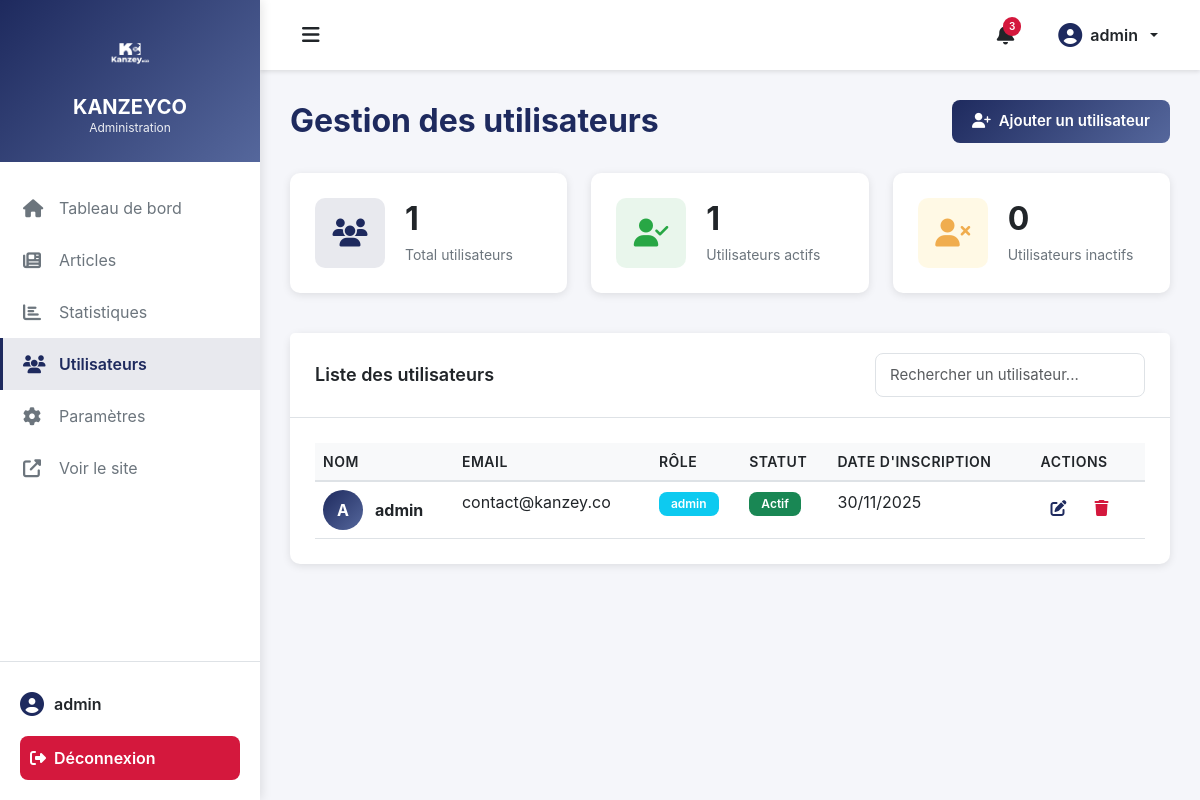
The page /admin/users.php (signed in) on the database its author committed.
### tables this page shows
CREATE TABLE `users` (
  `user_id` int(11) NOT NULL,
  `username` varchar(50) NOT NULL,
  `email` varchar(100) NOT NULL,
  `password` varchar(255) NOT NULL,
  `role` enum('admin','editor','author') NOT NULL DEFAULT 'admin',
  `status` enum('active','inactive') NOT NULL DEFAULT 'active',
  `last_login` datetime DEFAULT NULL,
  `reset_token` varchar(255) DEFAULT NULL,
  `reset_expire` datetime DEFAULT NULL,
  `date_created` datetime NOT NULL DEFAULT current_timestamp(),
  `date_updated` datetime DEFAULT NULL ON UPDATE current_timestamp()
);

### admin/users.php (the view, shortened to what this page needs)
<?php
require_once 'includes/admin-header.php';
$pdo = getDBConnection();
$users = [];
if ($pdo) {
    $qry = $pdo->query("SELECT user_id, username, email, role, status, date_created FROM users ORDER BY date_created DESC");
    $users = $qry->fetchAll();
}
?>
<div class="page-header">
    <h1 class="page-title">Gestion des utilisateurs</h1>
    <div class="page-actions">
        <button class="btn btn-primary" data-bs-toggle="modal" data-bs-target="#addUserModal">
            <i class="fas fa-user-plus me-2"></i>Ajouter un utilisateur
        </button>
    </div>
</div>
<div class="row mb-4">
    <div class="col-md-4 mb-3">
        <div class="stat-card">
            <div class="stat-icon stat-icon-primary">
                <i class="fas fa-users"></i>
            </div>
            <div class="stat-content">
                <h3 class="stat-value"><?php echo count($users); ?></h3>
                <p class="stat-label">Total utilisateurs</p>
            </div>
        </div>
    </div>
    <div class="col-md-4 mb-3">
        <div class="stat-card">
            <div class="stat-icon stat-icon-success">
                <i class="fas fa-user-check"></i>
            </div>
            <div class="stat-content">
                <h3 class="stat-value"><?php echo count(array_filter($users, fn($u) => $u['status'] === 'active')); ?></h3>
                <p class="stat-label">Utilisateurs actifs</p>
            </div>
        </div>
    </div>
    <div class="col-md-4 mb-3">
        <div class="stat-card">
            <div class="stat-icon stat-icon-warning">
                <i class="fas fa-user-times"></i>
            </div>
            <div class="stat-content">
                <h3 class="stat-value"><?php echo count(array_filter($users, fn($u) => $u['status'] === 'inactive')); ?></h3>
                <p class="stat-label">Utilisateurs inactifs</p>
            </div>
        </div>
    </div>
</div>
<div class="card">
    <div class="card-header">
        <h5 class="card-title">Liste des utilisateurs</h5>
        <div class="card-search">
            <input type="text" class="form-control" id="searchUsers" placeholder="Rechercher un utilisateur...">
        </div>
    </div>
    <div class="card-body">
        <div class="table-responsive">
            <table class="table table-hover" id="usersTable">
                <thead>
                    <tr>
                        <th>Nom</th>
                        <th>Email</th>
                        <th>Rôle</th>
                        <th>Statut</th>
                        <th>Date d'inscription</th>
                        <th>Actions</th>
                    </tr>
                </thead>
                <tbody>
                    <?php foreach ($users as $user): ?>
                    <tr>
                        <td>
                            <div class="user-cell">
                                <div class="user-avatar">
                                    <?php echo strtoupper(substr($user['username'], 0, 1)); ?>
                                </div>
                                <strong><?php echo htmlspecialchars($user['username']); ?></strong>
                            </div>
                        </td>
                        <td><?php echo htmlspecialchars($user['email']); ?></td>
                        <td>
                            <span class="badge bg-info"><?php echo htmlspecialchars($user['role']); ?></span>
                        </td>
                        <td>
                            <?php if ($user['status'] === 'active'): ?>
                                <span class="badge bg-success">Actif</span>
                            <?php else: ?>
                                <span class="badge bg-secondary">Inactif</span>
                            <?php endif; ?>
                        </td>
                        <td><?php echo date('d/m/Y', strtotime($user['date_created'])); ?></td>
                        <td>
                            <div class="action-buttons">
                                <button class="btn-icon" title="Modifier" onclick="editUser(<?php echo $user['user_id']; ?>)">
                                    <i class="fas fa-edit"></i>
                                </button>
                                <button class="btn-icon btn-icon-danger" title="Supprimer" onclick="deleteUser(<?php echo $user['user_id']; ?>)">
                                    <i class="fas fa-trash"></i>
                                </button>
                            </div>
                        </td>
                    </tr>
                    <?php endforeach; ?>
                </tbody>
            </table>
        </div>
    </div>
</div>
<?php require_once 'includes/admin-footer.php'; ?>

### admin/assets/css/admin.css (style rules this page uses)
:root { --primary: #1e2a5e; --primary-light: #55679c; --secondary: #55679c; --success: #28a745; --info: #17a2b8; --warning: #ffc107; --danger: #d4183d; --light: #f8f9fa; --dark: #212529; --muted: #6c757d; --border: #dee2e6; --sidebar-width: 260px; --sidebar-collapsed-width: 80px; --topbar-height: 70px; --radius: 0.625rem; --shadow: 0 2px 8px rgba(0, 0, 0, 0.1); --shadow-lg: 0 4px 16px rgba(0, 0, 0, 0.15); }
.admin-body { font-family: 'Inter', 'Segoe UI', -apple-system, BlinkMacSystemFont, 'Roboto', sans-serif; background-color: #f5f6fa; color: var(--dark); margin: 0; padding: 0; }
.page-header { margin-bottom: 30px; display: flex; justify-content: space-between; align-items: center; flex-wrap: wrap; gap: 20px; }
.page-title { font-size: 32px; font-weight: 700; color: var(--primary); margin: 0; }
.page-actions { display: flex; gap: 10px; }
.card { background: white; border-radius: var(--radius); box-shadow: var(--shadow); border: none; margin-bottom: 30px; transition: all 0.3s ease; }
.card-header { padding: 20px 25px; border-bottom: 1px solid var(--border); display: flex; justify-content: space-between; align-items: center; background: white; border-radius: var(--radius) var(--radius) 0 0; }
.card-title { font-size: 18px; font-weight: 600; color: var(--dark); margin: 0; display: flex; align-items: center; }
.card-search { max-width: 300px; }
.card-search .form-control { border-radius: calc(var(--radius) - 2px); }
.card-body { padding: 25px; }
.stat-card { background: white; border-radius: var(--radius); box-shadow: var(--shadow); padding: 25px; display: flex; align-items: center; gap: 20px; transition: all 0.3s ease; height: 100%; }
.stat-icon { width: 70px; height: 70px; border-radius: var(--radius); display: flex; align-items: center; justify-content: center; font-size: 28px; flex-shrink: 0; }
.stat-icon-primary { background: rgba(30, 42, 94, 0.1); color: var(--primary); }
.stat-icon-success { background: rgba(40, 167, 69, 0.1); color: var(--success); }
.stat-icon-warning { background: rgba(255, 193, 7, 0.1); color: #f0ad4e; }
.stat-content { flex: 1; }
.stat-value { font-size: 32px; font-weight: 700; color: var(--dark); margin: 0 0 5px 0; }
.stat-label { color: var(--muted); font-size: 14px; margin: 0; }
.table { margin-bottom: 0; }
.table thead th { background: var(--light); border-bottom: 2px solid var(--border); font-weight: 600; color: var(--dark); font-size: 14px; text-transform: uppercase; letter-spacing: 0.5px; }
.table tbody tr { transition: all 0.3s ease; }
.action-buttons { display: flex; gap: 8px; }
.btn-icon { background: none; border: none; color: var(--primary); font-size: 16px; padding: 6px 10px; border-radius: calc(var(--radius) - 2px); cursor: pointer; transition: all 0.3s ease; text-decoration: none; display: inline-block; }
.btn-icon-danger { color: var(--danger); }
.form-control, .form-select { border: 1px solid var(--border); border-radius: calc(var(--radius) - 2px); padding: 10px 14px; font-size: 15px; transition: all 0.3s ease; }
.badge { padding: 6px 12px; border-radius: calc(var(--radius) - 2px); font-weight: 600; font-size: 12px; }
.btn { padding: 10px 20px; border-radius: calc(var(--radius) - 2px); font-weight: 600; font-size: 15px; transition: all 0.3s ease; border: none; }
.btn-primary { background: linear-gradient(135deg, var(--primary) 0%, var(--primary-light) 100%); color: white; }
.user-cell { display: flex; align-items: center; gap: 12px; }
.user-avatar { width: 40px; height: 40px; background: linear-gradient(135deg, var(--primary) 0%, var(--primary-light) 100%); color: white; border-radius: 50%; display: flex; align-items: center; justify-content: center; font-weight: 700; font-size: 16px; flex-shrink: 0; }

### rows shown on the page
users: status "1", status "0", username "A", username "admin", email "contact@kanzey.co", role "admin", shows "Actif", date_created "30/11/2025"

### other values the page prints
$_SESSION['admin_username'] "admin"
count($users) "1"
